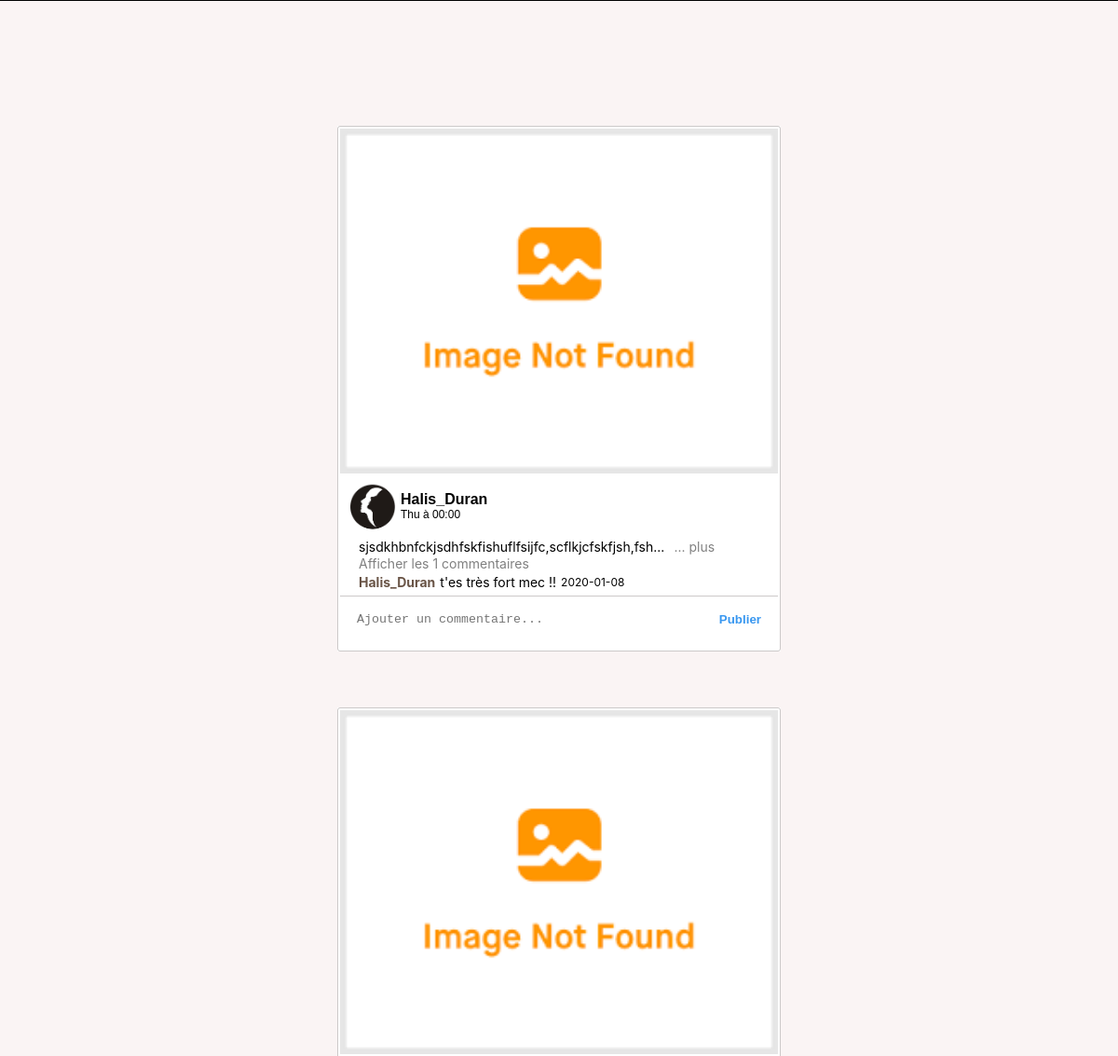
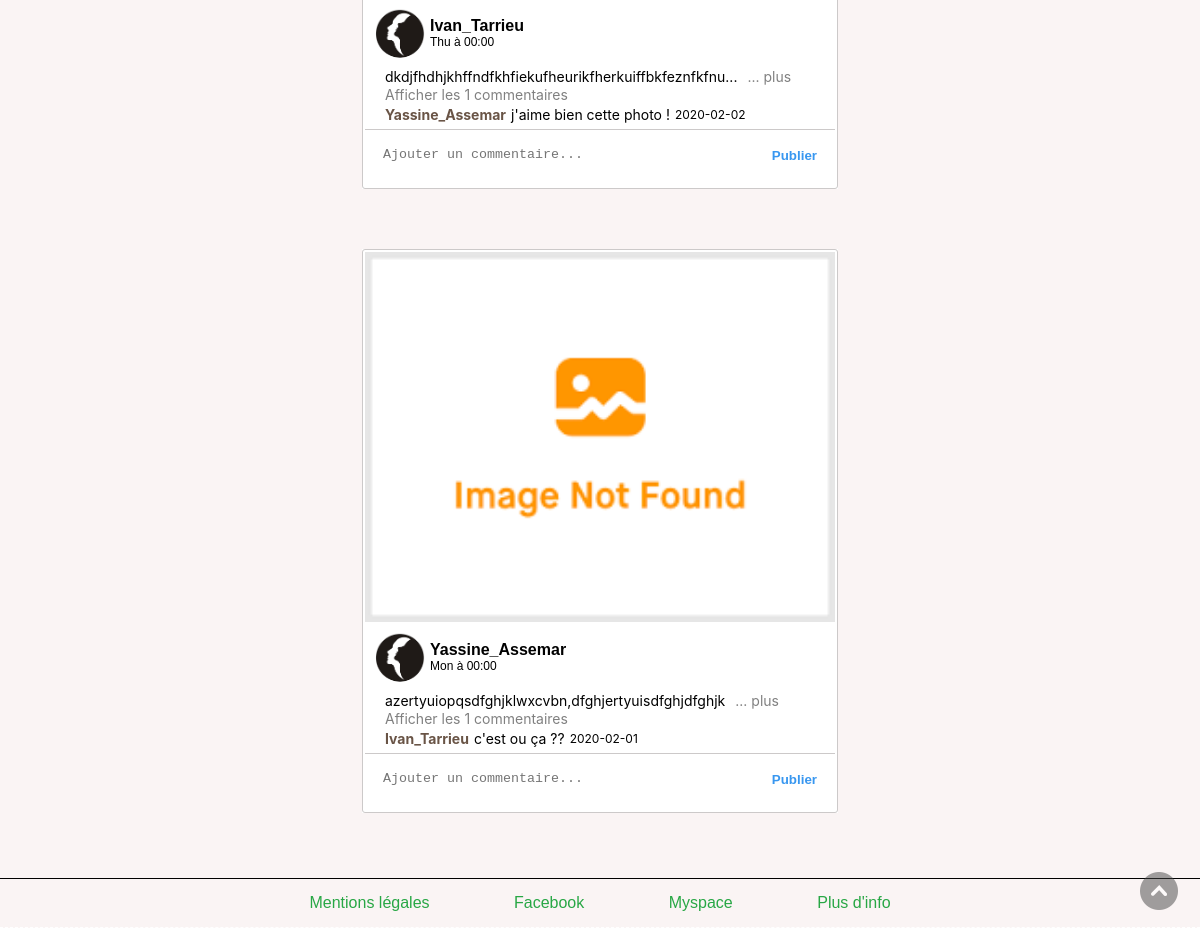
The page / (signed in) on the database its author committed (2 pictures, top to bottom).
### tables this page shows
CREATE TABLE IF NOT EXISTS `articles` (
  `idArticle` int(11) NOT NULL AUTO_INCREMENT,
  `titre` varchar(255) NOT NULL,
  `contenuArticle` varchar(255) NOT NULL,
  `cheminImage` varchar(255) NOT NULL,
  `dateArticle` date NOT NULL,
  `idUser` int(11) NOT NULL,
  PRIMARY KEY (`idArticle`),
  KEY `idUser` (`idUser`)
);

CREATE TABLE IF NOT EXISTS `users` (
  `idUser` int(11) NOT NULL AUTO_INCREMENT,
  `nom` varchar(255) NOT NULL,
  `prenom` varchar(255) NOT NULL,
  `pseudo` varchar(255) NOT NULL,
  `photoProfil` varchar(255) NOT NULL,
  `dateNaissance` date NOT NULL,
  `sexe` varchar(255) NOT NULL,
  `mail` varchar(255) NOT NULL,
  `adresse` varchar(255) NOT NULL,
  `codePostal` int(11) NOT NULL,
  `ville` varchar(255) NOT NULL,
  `login` varchar(255) NOT NULL,
  `pass` varchar(255) NOT NULL,
  `idRole` int(11) NOT NULL,
  PRIMARY KEY (`idUser`),
  KEY `idRole` (`idRole`)
);

CREATE TABLE IF NOT EXISTS `commentaires` (
  `idCommentaire` int(11) NOT NULL AUTO_INCREMENT,
  `contenuCommentaire` varchar(255) NOT NULL,
  `dateCommentaire` date NOT NULL,
  `idUser` int(11) NOT NULL,
  `idArticle` int(11) NOT NULL,
  PRIMARY KEY (`idCommentaire`),
  KEY `idUser` (`idUser`),
  KEY `idArticle` (`idArticle`)
);

### index.php (the view, shortened to what this page needs)
<?php
require("inc/header.php");
?>
<main>
<?php
$mysqli = new mysqli('localhost', 'root', '', 'yourtouch');
$url = "imgarticle/";
$mysqli->set_charset("utf8");
$requete = 'SELECT * FROM articles INNER JOIN users ON articles.idUser=users.idUser ORDER BY idArticle DESC';
$resultat = $mysqli->query($requete);
while ($ligne = $resultat->fetch_assoc()) :
$date = new DateTime($ligne['dateArticle']);
$requete = 'SELECT *, pseudo FROM commentaires INNER JOIN users ON commentaires.idUser=users.idUser WHERE commentaires.idArticle = '.$ligne['idArticle']. ' ORDER BY idCommentaire ASC';
$commentaire = $mysqli->query($requete);
$req = "SELECT COUNT(`idCommentaire`) as `nb_com` FROM `commentaires` WHERE `idArticle` =". $ligne['idArticle'];
$result = $mysqli->query($req);
$num_rows = $result->fetch_assoc();
$nb_com = $num_rows['nb_com'];
$image = 'default.png';
$photo_profil = 'photo_profil.png';
  ?>
<article class="articleindex">
    <div class="ad">
    <section>
        <a href="admin/article.php?id=<?= $ligne['idArticle'] ?>" class="lienArticle">
            <img src="<?=$url.$image?>" alt="erreur" style="width:100%"/>
        </a>
    </section>
    <section class="posteur">
        <div>
            <a href="profil2.php?id=<?= $ligne['idUser']?>">
                <div class="photoprofil" style="background-image: url('<?=$url.$photo_profil?>')"></div>
            </a>
        </div>
        <div>
            <div style="font-weight:bold"><?= $ligne['pseudo']?></div>
            <div style="font-size:12px">
                <?= $date->format('D'." à ".'H:i'); ?>
            </div>
        </div>
    </section>
    <section class="sectioncom">
        <div class="PC">
            <div><?= snippet($ligne['contenuArticle'], 50)?> </div>
            <div><a href="admin/article.php?id=<?= $ligne['idArticle'] ?>" style="color:Grey">...&nbsp;plus</a></div>
        </div>
        <div class="listeCommentaires">
            <div class="NB" onclick="afficherCommentaires(this)" >Afficher les <?=$nb_com?> commentaires</div>
            <?php while ($com = $commentaire->fetch_assoc()):?>
            <div class="commentaire" id="commentaire">
                <div><?= $com['pseudo']?></div>
                <div><?=$com['contenuCommentaire']?></div>
                <div><?= $com['dateCommentaire']?></div>
            </div>
            <?php endwhile; ?>
        </div>
    </section>
    <section>
        <div class="formcom">
    	<form method="post" action="commentaire.php" class="form">
        	<div class="formtext">
        		<textarea name="commentaire" cols="70px" rows="2" placeholder="Ajouter un commentaire..."></textarea>
            	<button class="publier" type="submit" value="Publier" >Publier</button>
        	</div>
        </form>
        </div>
    </section>
    </div>
</article>
<?php
endwhile;
 ?>
 </main>
<?php
require("inc/footer.php");
?>
<div id="scrollUp">
<a href="#top"><img src="imgarticle/to_top.png"/></a>
</div>

### inc/header.php (shortened to what this page needs)
<html>
<head>
    <link rel="stylesheet" media="screen" type="text/css" title="style" href="css/style.css" />
    <link rel="stylesheet" media="screen" type="text/css" title="style" href="css/style_mobile.css" />
    <link rel="stylesheet" type="text/css" href="../css/style.css" />
    <link rel="stylesheet" media="screen" type="text/css" title="style" href="css/option.css" />
</head>
<body>

### inc/functions.php (shortened to what this page needs)
<?php
function snippet($text, $cut = 150, $end = '...')
{
    $output = substr($text, 0, $cut);
    if (strlen($text) > $cut) {
        $output .= '<span class="snippet_end">' . $end . '</span>';
    }
    return '<div id="snippet">' . $output . '</div>';
}

### inc/footer.php (shortened to what this page needs)
<footer>
    <a href="legal.html">Mentions légales</a>
    <a href="">Facebook</a>
    <a href="">Myspace</a>
    <a href="../pfe/plus.php">Plus d'info</a>
</footer>
</body>
</html>

### css/style.css (style rules this page uses)
* { margin: 0; }
body { background: #faf4f4; font-family: Arial, Helvetica, sans-serif; min-height: 100vh; margin: 0px; display: grid; grid-template-rows: 1fr auto; padding-top: 0px; }
a { text-decoration: none; color: black; margin: 10px; }
main { margin: 5px; padding-top: 70px; }
footer { border-top: 1px solid; border-bottom: 1px dashed white; color: rgb(0, 0, 0); padding: 15px; text-align: center; }
.articleindex { background: #ffffff; width: 40%; margin: 60px auto; }
.posteur { display: flex; align-items: center; padding: 10px 10px; }
.photoprofil { width: 50px; height: 50px; border-radius: 100%; margin-right: 5px; background-size: 50px; background-repeat: no-repeat; background-position: center; background-position-y: 0px; }
.PC { display: flex; }
.commentaire { display: flex; padding-top: 2px; }
.commentaire>div { margin-right: 5px; }
.commentaire>:nth-child(1) { color: rgb(105, 84, 70); font-weight: bold; }
.commentaire>:nth-child(3) { font-size: 12px; }
.formcom { border-top: 0.5px solid rgb(204, 201, 201); min-height: 56px; margin: auto; font-family: -apple-system, BlinkMacSystemFont, "Segoe UI", Roboto, Helvetica, Arial, sans-serif; font-size: 14px; line-height: 18px; }
.formtext { display: flex; }
.publier { color: rgba(var(--h5f, 56, 151, 240), 1); border: 0; cursor: pointer; font-weight: 600; width: auto; background: 0 0; margin-left: auto; padding-right: 18px; }
textarea { margin-top: 15px; margin-bottom: 1px; align-items: center; border: 0; resize: none; border: none; overflow: auto; outline: none; padding-left: 18px; }
.sectioncom { margin-left: 20px; padding-bottom: 5px; font-family: -apple-system, BlinkMacSystemFont, "Segoe UI", Roboto, Helvetica, Arial, sans-serif; font-size: 14px; line-height: 18px; }
.ad { border: 0.5px solid rgb(204, 201, 201); padding: 2px; border-radius: 3px; }
.NB { margin: 0; color: grey; cursor: pointer; }
.lienArticle { text-decoration: none; margin: 0px; }
#scrollUp { position: fixed; bottom : 18px; right: 1%; opacity: 0.5; }

### css/option.css (style rules this page uses)
body { background: #faf4f4; font-family: Arial, Helvetica, sans-serif; min-height: 100vh; margin: 0px; display: grid; grid-template-rows: 1fr auto; padding-top: 0px; }
a { color: #28a745; }
html { overflow-x: hidden; }
footer { border-top: 1px solid; border-bottom: 1px dashed white; color: rgb(0, 0, 0); padding: 15px; text-align: center; }
footer>a { margin: 0 40px; }

### rows shown on the page
articles: idUser.pseudo "Halis_Duran", dateArticle "Thu à 00:00", output "sjsdkhbnfckjsdhfskfishuflfsijfc,scflkjcfskfjsh,fsh", nb_com "1"
commentaires: idUser.pseudo "Halis_Duran", contenuCommentaire "t'es très fort mec !!", dateCommentaire "2020-01-08"
articles: idUser.pseudo "Ivan_Tarrieu", dateArticle "Thu à 00:00", output "dkdjfhdhjkhffndfkhfiekufheurikfherkuiffbkfeznfkfnu", nb_com "1"
commentaires: idUser.pseudo "Yassine_Assemar", contenuCommentaire "j'aime bien cette photo !", dateCommentaire "2020-02-02"
articles: idUser.pseudo "Yassine_Assemar", dateArticle "Mon à 00:00", output "azertyuiopqsdfghjklwxcvbn,dfghjertyuisdfghjdfghjk", nb_com "1"
commentaires: idUser.pseudo "Ivan_Tarrieu", contenuCommentaire "c'est ou ça ??", dateCommentaire "2020-02-01"
